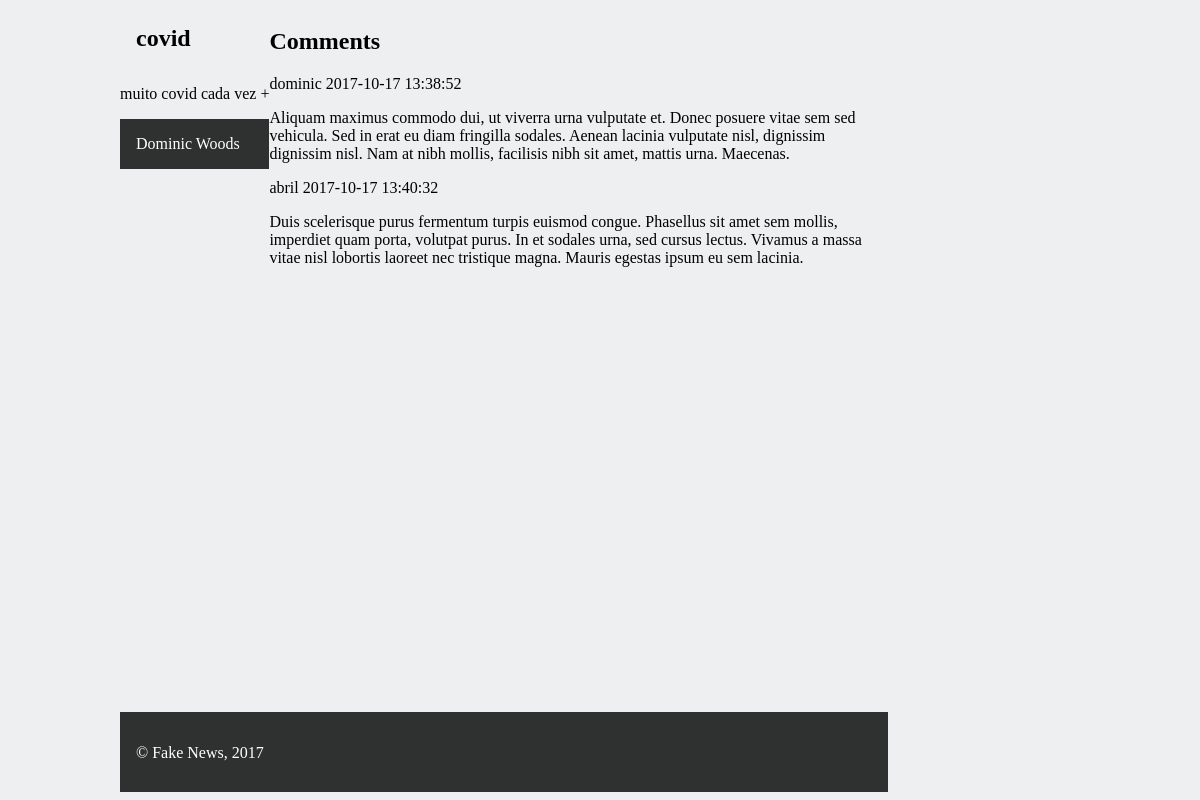
/aula3/public_html/news_item.php?id=4, run on the app's committed database.
### tables this page shows
CREATE TABLE news (
  id INTEGER PRIMARY KEY,
  title VARCHAR,
  published INTEGER, -- date when the article was published in epoch format
  tags VARCHAR, -- comma separated tags
  username VARCHAR REFERENCES users, -- who wrote the article
  introduction VARCHAR,
  fulltext VARCHAR
);

CREATE TABLE users (
  username VARCHAR PRIMARY KEY,
  password VARCHAR,
  name VARCHAR
);

CREATE TABLE comments (
  id INTEGER PRIMARY KEY,
  news_id INTEGER REFERENCES news,
  username VARCHAR REFERENCES users,
  published INTEGER, -- date when news item was published in epoch format
  text VARCHAR
);

### aula3/public_html/news_item.php (called while the page is built)
<?php
include_once('database/news.php');
$article = getArticle($_GET['id']);
$comments = getComments($_GET['id']);
include_once('templates/common/header.php');
include_once('templates/common/print1news.php');
include_once('templates/common/footer.php');
?>

### aula3/public_html/database/news.php (called while the page is built, shortened)
<?php
    include_once('database/connection.php');
    function getArticle($id){
        global $db;
        $stmt = $db->prepare('SELECT * FROM news JOIN users USING (username) WHERE id = ?');
        $stmt->execute(array($id));
        return $stmt->fetch();
    }
    function getComments($id){
        global $db;
        $stmt = $db->prepare('SELECT * FROM comments JOIN users USING (username) WHERE news_id = ?');
        $stmt->execute(array($id));
        return $stmt->fetchAll();
    }
?>

### aula3/public_html/templates/common/print1news.php (the view, shortened to what this page needs)
<?php
echo '<body>
    <article>
    <header>
    <h1>' . $article['title'] . '<h1>
    </header>
    <p>' . $article['introduction'] . '</p>
    <footer>
    <span class="author">' . $article['name'] . '</span>';
echo '<a class="comments" href="#">'. $article['comments'] . '</a>
    </article>
    <section id="comments">
    <h2>Comments</h2>';
foreach($comments as $comment){
    echo '<article class="comment">
        <span class="user">' . $comment['username'] . '</span>
        <span class="date">' . date("Y-m-d H:i:s", $comment['published']) . '</span>
        <p>' . $comment["text"] . '</p>';
}
echo "</article>
    </section>";
?>

### aula3/public_html/style.css (style rules this page uses)
header { background-color:#046DD5; padding: 1em; margin-bottom: 0px; }
header h1 { margin-top: 1px; margin-bottom: 1px; }
article header { background-color: transparent; font-weight: bold; }
footer { background-color: #2f3131; color: white; padding:1em; margin-top: 1em; }

### aula3/public_html/layout.css (style rules this page uses)
body { display: grid; background-color: #EDEFF0; width: 60em; padding: 0px 3px 0px 3px; grid-template-columns: auto auto auto auto auto auto 20%; grid-template-rows: 6em 6em auto 6em; margin-left: auto; margin-right: auto; }
header { grid-column-start: 1; grid-column-end: 8; grid-row-start: 1; grid-row-end: 2; }

### data on the page
news: title "covid", introduction "muito covid cada vez +", username.name "Dominic Woods"
comments: username "dominic", published "2017-10-17 13:38:52", text "Aliquam maximus commodo dui, ut viverra urna vulputate et. Donec posuere vitae sem sed vehicula. Sed in erat eu diam fringilla sodales. Aenean lacinia vulputate nisl, dignissim dignissim nisl. Nam at nibh mollis, facilisis nibh sit amet, mattis urna. Maecenas."
comments: username "abril", published "2017-10-17 13:40:32", text "Duis scelerisque purus fermentum turpis euismod congue. Phasellus sit amet sem mollis, imperdiet quam porta, volutpat purus. In et sodales urna, sed cursus lectus. Vivamus a massa vitae nisl lobortis laoreet nec tristique magna. Mauris egestas ipsum eu sem lacinia."
